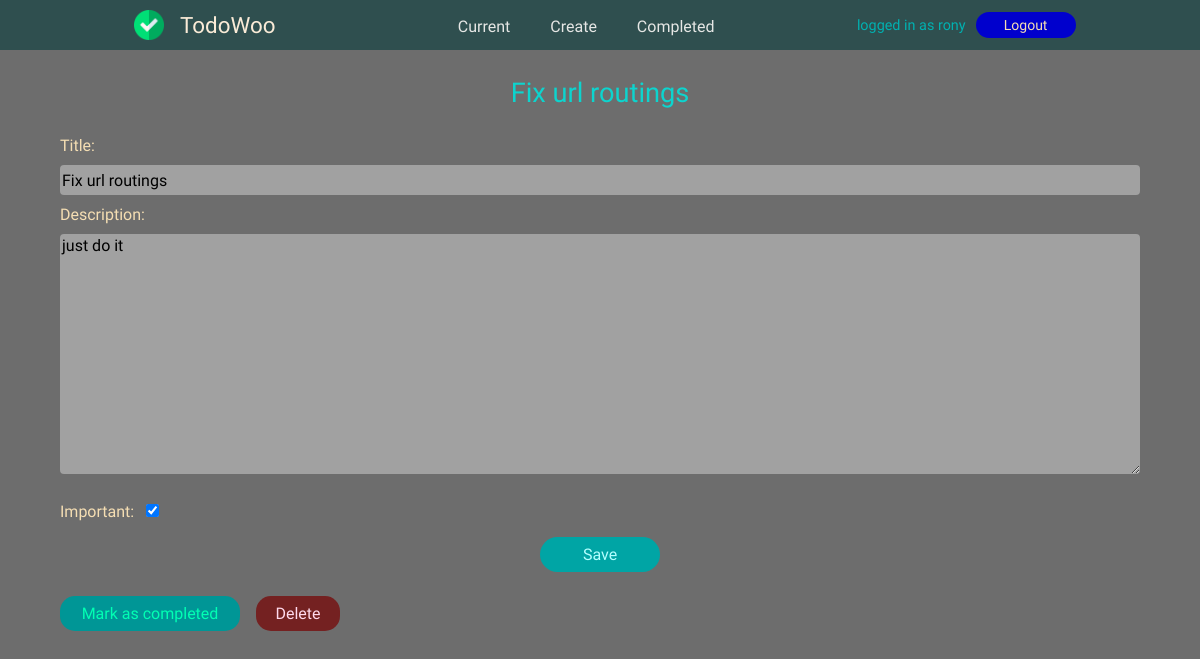
The page /todo/10 (signed in) on the database its author committed.
### todo/models.py (models this page shows, shortened)
class Todo(models.Model):
    title = models.CharField(max_length=150)
    description = models.TextField(blank=True)
    important = models.BooleanField()
    date_created = models.DateTimeField(auto_now_add=True)
    date_completed = models.DateTimeField(blank=True, null=True)
    author = models.ForeignKey(User, on_delete=models.CASCADE)

### todo/views.py (the view, shortened to what this page needs)
# urls.py: path('todo/<int:pk>', views.viewtodo, name="viewtodo"),
@login_required
def viewtodo(request, pk):
    todo = get_object_or_404(Todo, pk=pk, author=request.user)
    if request.method == 'GET':
        return render(request, 'todo/viewtodo.html', {'form': Todoform(instance=todo), 'pk': pk, 'todo': todo})

### todo/forms.py
class Todoform(ModelForm):
    class Meta:
        model = Todo
        fields = ['title', 'description', 'important']

### todo/templates/todo/viewtodo.html
{% extends 'todo/base.html' %}
{% block content %}
<div class="container">
    <h3>{{ todo.title }}</h3>
    <form method="POST" action="{% url 'viewtodo' pk %}">{% csrf_token %}
        {{ form.as_p }}
        <input class="savebutton" type="submit" value="Save">
    </form>
    <form method="POST" action="{% url 'completodo' pk %}" style="display: inline;">{% csrf_token %}
        <input class="sidebutton completebutton" type="submit" value="Mark as completed">
    </form>
    <form method="POST" action="{% url 'deletetodo' pk %}" style="display: inline;">{% csrf_token %}
        <input class="sidebutton deletebutton" type="submit" value="Delete" onclick="return confirm('Confirm deletion')">
    </form>
</div>
{% endblock content %}

### todo/templates/todo/base.html
<!DOCTYPE html>
<html>
    <head>
        {% load static %}
        <link rel="stylesheet" href="{% static 'todo/navbar.css' %}">
        <link rel="stylesheet" href="{% static 'todo/content.css' %}">
    </head>
    <body>
        <header>
            <nav class="navbar">
                <div class="logotitle">
                    <img src="{% static 'todo/check.png' %}" width="50" class="logo">
                    <a href="/"><span class="sitetitle">TodoWoo</span></a>
                </div>
                <div>
                    <ul class="navitems">
                        {% if user.is_authenticated %}
                        <li><a class="navlink" href="{% url 'currentodo' %}">Current</a></li>
                        <li><a class="navlink" href="{% url 'createtodo' %}">Create</a></li>
                        <li><a class="navlink" href="{% url 'completedtodos' %}">Completed</a></li>
                        {% endif %}
                    </ul>
                </div>
                <div class="user">
                    {% if user.is_authenticated %}
                    <span>logged in as {{ user.username }}</span>
                    <form action="{% url 'logoutuser' %}" method="POST">{% csrf_token %}
                        <input class="user_buttun" type="submit" value="Logout">
                    </form>
                    {% else %}
                    <button class="user_buttun"><a href="{% url 'signupuser' %}">SignUp</a></button>
                    <button class="user_buttun"><a href="{% url 'loginuser' %}">Log in</a></button>
                    {% endif %}
                </div>
            </nav>
        </header>
        {% block content %}{% endblock content %}
    </body>
</html>

### todo/static/todo/navbar.css (style rules this page uses)
* { font-family: 'Ubuntu', sans-serif;; font-size: 16px; margin: 0; box-sizing: border-box; }
body { background-color: rgb(109, 109, 109); overflow-x: hidden; }
ul.navitems li { font-size: 18px; display: inline-block; padding: 0px 1em; }
nav { background-color: darkslategrey; display: grid; grid-template-columns: auto auto auto; justify-content: space-evenly; align-items: center; }
div.logotitle .logo { padding: 10px; display: inline-block; }
.user_buttun { color: wheat; background-color: mediumblue; border-radius: 20px; border: 0px; margin: 10px 0px; padding: 5px; width: 100px; font-size: 14px; transition: 0.2s, box-shadow 0.1s; }
a:link, a:visited { text-decoration: none; color: rgb(230, 231, 229); }
span.sitetitle { color: antiquewhite; padding: 0; font-size: 1.4em; padding-left: 0.25em; }
div.logotitle { display: grid; grid-template-columns: auto auto; align-items: center; }
div.user { display: grid; grid-template-columns: auto auto; align-items: center; grid-gap: 0px 10px; }
div.user span { font-weight: 100; color: rgb(0, 177, 177); font-size: 0.9em; }

### todo/static/todo/content.css (style rules this page uses)
div.container { color: #00ced1; margin-top: 0.5em; align-items: center; min-height: 30em; position: relative; }
input[name="title"], textarea { min-width: 90%; max-width: 90%; border: 0; border-radius: 4px; margin: 10px 5%; background-color: rgb(161, 161, 161); min-height: 30px; }
textarea { height: 15em; }
input[type="checkbox"] { display: inline-block; margin: 1em 0.5em 0; }
label { margin-left: 5%; color: wheat; }
form .savebutton { display: inline-block; box-sizing: border-box; border: 0px; min-width: 10%; margin: 1em 45%; padding: 0.5em 1em; background-color: rgb(0, 165, 165); color: rgb(179, 255, 255); border-radius: 20px; transition: 0.5s; cursor: pointer; }
h3 { text-align: center; color: rgb(13, 212, 206); font-size: 1.7em; font-weight: 100; margin: 1em 0 1em; }
.sidebutton { display: inline; box-sizing: border-box; border: 0px; width: 10%; margin: 1em 5%; padding: 0.5em 1em; background-color: rgb(0, 165, 165); color: rgb(179, 255, 255); border-radius: 15px; transition: 0.5s; float: left; cursor: pointer; }
.completebutton { width: 15%; margin: 0.5em 1em 1em 5%; color: rgb(0, 255, 179); background-color: rgb(0, 150, 150); }
.deletebutton { margin: 0.5em 0px; width: 7%; color: rgb(255, 217, 236); background-color: rgb(116, 33, 33); }

### rows shown on the page
Todo: title "Fix url routings", description "just do it", important "☑"

### other values the page prints
{{ user.username }} "rony"
